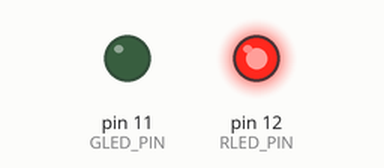
The sketch below on a simulated Arduino Uno, built with avr-gcc and run on an emulated ATmega328P. Parts: output pins drawn as LEDs (lit = HIGH).

Above: at 0.7 s.
At 4.0 s:
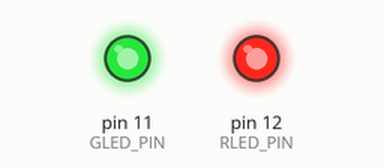
At 5.2 s:
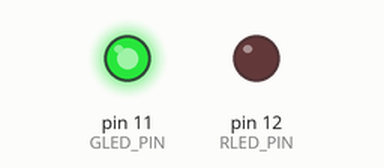
At 8.2 s:
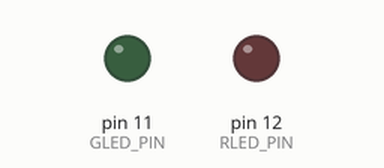
Timing chart, 0 to 9.1 s (numbered marks = the images above):
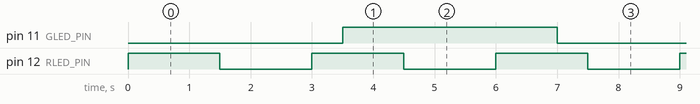

Measured:
- by itself, pin 11 (GLED_PIN): alternates HIGH for 3.5 s and LOW for 3.5 s
- by itself, pin 12 (RLED_PIN): alternates HIGH for 1.5 s and LOW for 1.5 s
- by itself, everything shown: repeats every 21.0 s, in 20 steps

The sketch:

blik_2led.ino
```cpp
#include <TimerOne.h>
/*esercizio due modifica di questo*/
/*impostare volatile le variabili modificate da interrupt*/
const int RLED_PIN = 12;//led rosso
const int GLED_PIN = 11;//led verde

const float R_HALF_PERIOD = 1.5;
const float G_HALF_PERIOD = 3.5;

volatile int greenLedState = LOW;
volatile int redLedState = LOW;

void blinkGreen()
{
  greenLedState = !greenLedState;
  digitalWrite(GLED_PIN, greenLedState);
}
void setup() {

  pinMode(RLED_PIN, OUTPUT);
  pinMode(GLED_PIN, OUTPUT);
  Timer1.initialize(G_HALF_PERIOD * 1e06);//imposto semiperiodo a 3,5 secondi
  Timer1.attachInterrupt(blinkGreen);//abiliito interrupt del timer collegandolo alla funzione

}

void loop() {
   redLedState = !redLedState;
  digitalWrite(RLED_PIN, redLedState);
  delay(R_HALF_PERIOD * 1e03);//semiperiodo a 1,5 secondi

}
```
